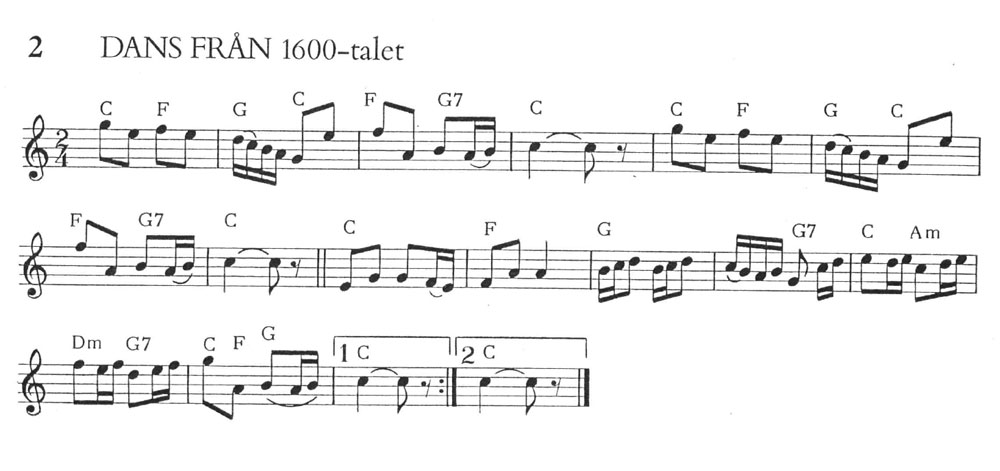
%> input picture Images_Training/Images_Training/im1s.jpg, 1000 x 471 px
$ octave main.m   (GNU Octave 9; MATLAB toolbox functions it lacks are replaced by stand-ins)
%> lines starting %> are read from the running program, lines starting %| are printed output that depends on the picture; in (x1, y1, x2, y2) boxes, pixels count from 0 and x2, y2 are one past the last pixel; in counts of white or black regions, pixels touching at a corner belong together; the program's own positions count from 1
### tnm034.m
function str = tnm034(Im)

    % Converting the image to binary image with binary threshold of 0.8
    binarizeThreshold = 0.8;
    bw= 1-imbinarize(Im(:,:,1), binarizeThreshold);   % 1- pga. objekt räknas som vitt på svart.

    angle = findRotationAngle(bw);
    % Rotate the original image with the given angle
    if (angle > 0 || angle < 0)
        Im = imrotate(Im, angle, 'bicubic', 'crop');
    end

    % Crop rotation corner articacts post image rotation
    cropHeight = tan(deg2rad(abs(angle)))*size(Im,2);
    cropWidth = tan(deg2rad(abs(angle)))*size(Im,1);
    rect = [cropWidth, cropHeight, size(Im,2)-2*cropWidth, size(Im,1)-2*cropHeight];

    Im = imcrop(Im, rect);
    % Extracting the position of the G-clef and cropping the note sheet to
    % erase it
    Im = extractGclef(Im);
    % Convert it to binary image
    bw= 1-imbinarize(Im(:,:,1), binarizeThreshold);

    % Analyze staff lines of smaller part of image
    rect = [0, 0, size(bw, 2), size(bw, 1)];
    quarterBw = imcrop(bw, rect);

    % find maxPeak
    kernel = (1/9)*ones(3);
    [pks, locs] = findpeaks(sum(conv2(quarterBw, kernel, 'same'), 2));

    figure;
    plot(sum(conv2(quarterBw, kernel, 'same'), 2));

    maxPeak = mean(maxk(pks, 10));
    peakThreshold = 0.65;

    % Get location of peaks
    locs = locs(pks>peakThreshold*maxPeak);
    distanceArray = zeros(size(locs));
    for i = 1:length(locs)-1
        distanceArray(i) = abs(locs(i)-locs(i+1));
    end
    distanceBetweenBars = ceil(median(distanceArray)) + 2;


    % Erase the location of a peak if the distance to the peak above and
    % under is more than 10. (To make sure that only the position of staff
    % lines is used for the image segmentation).

    %filteredLocs;
    it = 1;
    for i = 2:length(locs)-1
        if(abs(locs(i)-locs(i-1)) <= distanceBetweenBars || abs(locs(i)-locs(i+1)) <= distanceBetweenBars)
            if(i==2)
                filteredLocs(it) = locs(i-1);
                it = it+1;
            end
            filteredLocs(it) = locs(i);
            it = it+1;
        end
    end

    if(abs(locs(end)-locs(end-1)) <= distanceBetweenBars)
       filteredLocs = [filteredLocs, locs(end)];
    end

    locationMatrix = vec2mat(locs', 5)

    % Get the number of bars
    nrOfBars = size(locationMatrix, 1);

    % Divide the original image dependent on the number of bars
    subImages = imageSegmentation(Im, locationMatrix, nrOfBars);

    str = '';
    % Get the note string for each bar
    for i=1:nrOfBars
        str = strcat(str, analysisOfSubImage(subImages(:,:,i)));
    end
    str = char(str);
    str = str(1:end-1); % removes last n ( from line break );

end

### horizontalCorrection.m
% Function to rotate an image first "back" to a startpoint then continue
% with a given angle at each iteration. For each angle we check the
% horizontal projection to find the one with the highest peak = optimal
% rotation angle.
function correctAngleIteration = horizontalCorrection(img, it, precision, startPoint)

    inputCopy = imrotate(img, startPoint, 'bicubic');
    rotationImg = inputCopy;
    currRot = 0;
    maxPeak = 0;
    for i = 1:it
        pks = findpeaks(sum(rotationImg, 2));
        if maxPeak < max(pks)
            maxPeak = max(pks);
            currRot = i-1;  % pga. indexering börjar på 1
        end
        inputCopy = imrotate(img, startPoint, 'bicubic');
        rotationImg = imrotate(inputCopy, -precision*i, 'bicubic');
    end

    correctAngleIteration = currRot;
end

### findRotationAngle.m
% Finding the optimal rotation angle to rotate the input image to make it
% horizontally correct.
function rotationAngle = findRotationAngle(biIm)

    it = 20;
    lowPrec = 1;
    highPrec = 0.01;

    % First rotate it 20 degrees to check the angle with low precision
    horizontalAngleLowPrec = horizontalCorrection(biIm, it, lowPrec, 10);
    % Then rotate it 2 degrees to check the angle with high precision
    horizontalAngleHighPrec = horizontalCorrection(biIm, it*10, highPrec, 10-horizontalAngleLowPrec + 1);

    rotationAngle = ((10-horizontalAngleLowPrec) + ((100-horizontalAngleHighPrec)/100));
end

### main.m
ImIn = imread('Images_Training\Images_Training\im1s.jpg');
%> ImIn is the input picture: size 471x1000x3 uint8; min 0, max 255, mean 241

Im = im2double(ImIn);
tic;
% [17 lines of commented-out code are left out]

strout = tnm034(Im)
%> in tnm034, `bw= 1-imbinarize(Im(:,:,1), binarizeThreshold);`:
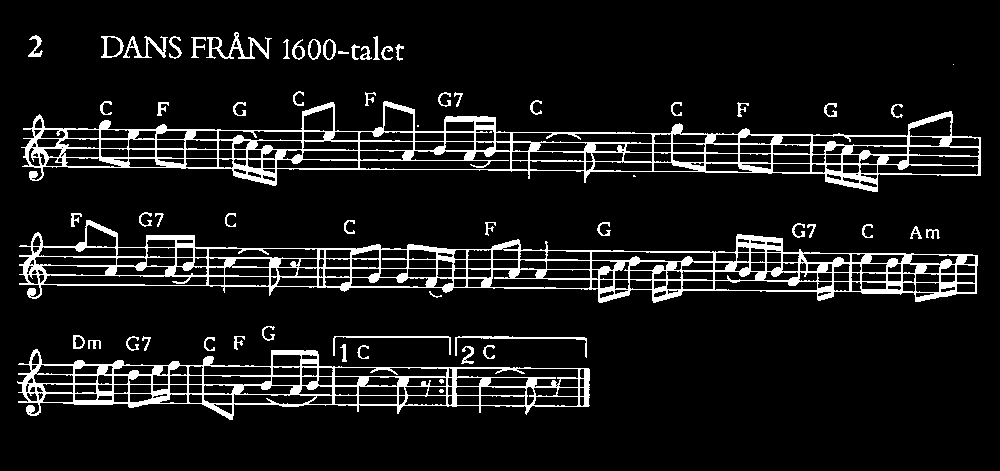
%> bw: size 471x1000 double; values 0 (black) and 1 (white), 9.2% white; 63 white regions (6 under 20 px), largest, box (x1, y1, x2, y2) and area: (19, 220, 978, 303) 14997, (21, 101, 981, 192) 14421, (17, 349, 590, 420) 8497
%> in horizontalCorrection, `inputCopy = imrotate(img, startPoint, 'bicubic');`:
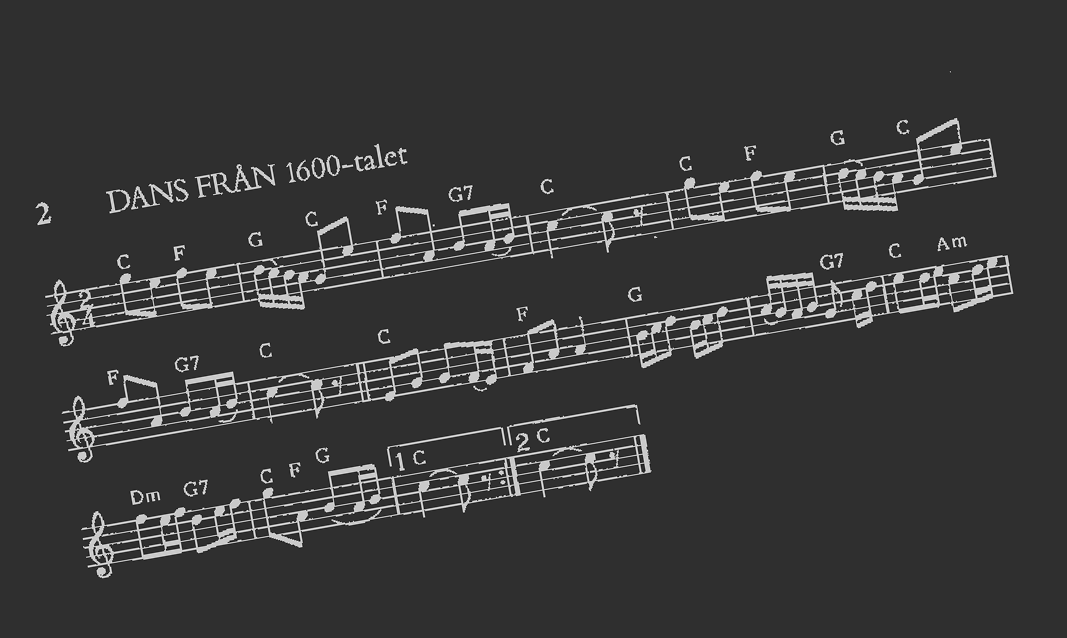
%> inputCopy: size 638x1067 double; min -0.311, max 1.35, mean 0.0634; drawn with min black and max white
%> the run ends on the next line

$ run again, with flagNote.jpg copied over Images_Training/Images_Training/im1s.jpg
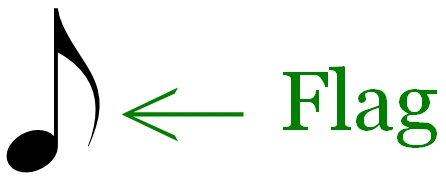
%> input picture flagNote.jpg, 446 x 182 px
%> ImIn is the input picture: size 182x446x3 uint8; mean R, G, B 233, 238.9, 233
%> in tnm034, `bw= 1-imbinarize(Im(:,:,1), binarizeThreshold);`:
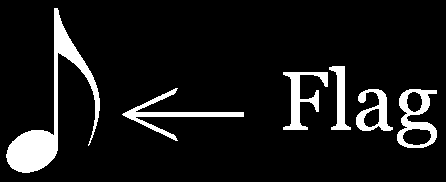
%> bw: size 182x446 double; values 0 (black) and 1 (white), 9.3% white; 6 white regions, box (x1, y1, x2, y2) and area: (6, 8, 100, 173) 3200, (122, 88, 244, 141) 1037, (397, 89, 437, 148) 1035, (283, 72, 328, 130) 938, (356, 89, 393, 131) 715, (329, 66, 351, 130) 602
%> in horizontalCorrection, `inputCopy = imrotate(img, startPoint, 'bicubic');`:
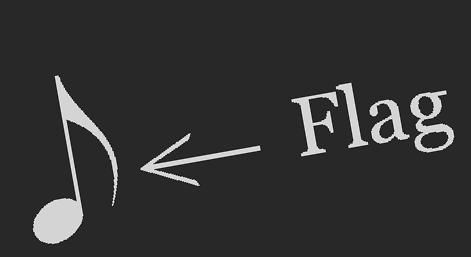
%> inputCopy: size 257x471 double; min -0.234, max 1.25, mean 0.0622; drawn with min black and max white
